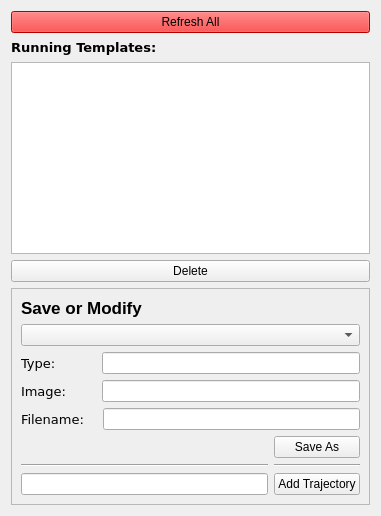
     <widget class="QWidget" name="server_tab">
      <attribute name="title">
       <string>Server</string>
      </attribute>
      <layout class="QGridLayout" name="gridLayout_5">
       <item row="1" column="0">
        <layout class="QGridLayout" name="gridLayout_3">
         <item row="0" column="0">
          <layout class="QVBoxLayout" name="verticalLayout_2">
           <item>
            <layout class="QGridLayout" name="gridLayout_2"/>
           </item>
           <item>
            <widget class="QLabel" name="running_label">
             <property name="font">
              <font>
               <family>Verdana</family>
               <pointsize>10</pointsize>
               <weight>75</weight>
               <bold>true</bold>
              </font>
             </property>
             <property name="text">
              <string>Running Templates:</string>
             </property>
            </widget>
           </item>
          </layout>
         </item>
         <item row="1" column="0">
          <widget class="QListWidget" name="server_output_status">
           <property name="enabled">
            <bool>true</bool>
           </property>
          </widget>
         </item>
         <item row="3" column="0">
          <widget class="QFrame" name="frame_2">
           <property name="frameShape">
            <enum>QFrame::StyledPanel</enum>
           </property>
           <property name="frameShadow">
            <enum>QFrame::Raised</enum>
           </property>
           <layout class="QGridLayout" name="gridLayout_10">
            <item row="3" column="0" colspan="2">
             <layout class="QHBoxLayout" name="horizontalLayout_14">
              <item>
               <widget class="QLabel" name="image_label">
                <property name="font">
                 <font>
                  <family>Verdana</family>
                  <pointsize>10</pointsize>
                  <weight>50</weight>
                  <bold>false</bold>
                 </font>
                </property>
                <property name="text">
                 <string>Image:</string>
                </property>
               </widget>
              </item>
              <item>
               <spacer name="horizontalSpacer_6">
                <property name="orientation">
                 <enum>Qt::Horizontal</enum>
                </property>
                <property name="sizeType">
                 <enum>QSizePolicy::Maximum</enum>
                </property>
                <property name="sizeHint" stdset="0">
                 <size>
                  <width>29</width>
                  <height>20</height>
                 </size>
                </property>
               </spacer>
              </item>
              <item>
               <widget class="QLineEdit" name="new_image"/>
              </item>
             </layout>
            </item>
            <item row="5" column="0">
             <spacer name="horizontalSpacer_8">
              <property name="orientation">
               <enum>Qt::Horizontal</enum>
              </property>
              <property name="sizeHint" stdset="0">
               <size>
                <width>247</width>
                <height>18</height>
               </size>
              </property>
             </spacer>
            </item>
            <item row="5" column="1">
             <widget class="QPushButton" name="save_as_button">
              <property name="text">
               <string>Save As</string>
              </property>
             </widget>
            </item>
            <item row="1" column="0" colspan="2">
             <widget class="QComboBox" name="save_template_combo_box"/>
            </item>
            <item row="4" column="0" colspan="2">
             <layout class="QHBoxLayout" name="horizontalLayout_15">
              <item>
               <widget class="QLabel" name="filename_label">
                <property name="font">
                 <font>
                  <family>Verdana</family>
                  <pointsize>10</pointsize>
                  <weight>50</weight>
                  <bold>false</bold>
                 </font>
                </property>
                <property name="text">
                 <string>Filename: </string>
                </property>
               </widget>
              </item>
              <item>
               <spacer name="horizontalSpacer_7">
                <property name="orientation">
                 <enum>Qt::Horizontal</enum>
                </property>
                <property name="sizeType">
                 <enum>QSizePolicy::Maximum</enum>
                </property>
                <property name="sizeHint" stdset="0">
                 <size>
                  <width>8</width>
                  <height>20</height>
                 </size>
                </property>
               </spacer>
              </item>
              <item>
               <widget class="QLineEdit" name="new_filename"/>
              </item>
             </layout>
            </item>
            <item row="2" column="0" colspan="2">
             <layout class="QHBoxLayout" name="horizontalLayout_13">
              <item>
               <widget class="QLabel" name="type_label">
                <property name="font">
                 <font>
                  <family>Verdana</family>
                  <pointsize>10</pointsize>
                  <weight>50</weight>
                  <bold>false</bold>
                 </font>
                </property>
                <property name="text">
                 <string>Type:</string>
                </property>
               </widget>
              </item>
              <item>
               <spacer name="horizontalSpacer_5">
                <property name="orientation">
                 <enum>Qt::Horizontal</enum>
                </property>
                <property name="sizeType">
                 <enum>QSizePolicy::Maximum</enum>
                </property>
                <property name="sizeHint" stdset="0">
                 <size>
                  <width>40</width>
                  <height>20</height>
                 </size>
                </property>
               </spacer>
              </item>
              <item>
               <widget class="QLineEdit" name="new_save_type"/>
              </item>
             </layout>
            </item>
            <item row="7" column="0">
             <widget class="QLineEdit" name="new_traj_name"/>
            </item>
            <item row="7" column="1">
             <widget class="QPushButton" name="add_traj_button">
              <property name="text">
               <string>Add Trajectory</string>
              </property>
             </widget>
            </item>
            <item row="6" column="0">
             <widget class="Line" name="line">
              <property name="orientation">
               <enum>Qt::Horizontal</enum>
              </property>
             </widget>
            </item>
            <item row="6" column="1">
             <widget class="Line" name="line_2">
              <property name="orientation">
               <enum>Qt::Horizontal</enum>
              </property>
             </widget>
            </item>
            <item row="0" column="0">
             <widget class="QLabel" name="label_6">
              <property name="font">
               <font>
                <pointsize>13</pointsize>
                <weight>75</weight>
                <bold>true</bold>
               </font>
              </property>
              <property name="text">
               <string>Save or Modify</string>
              </property>
             </widget>
            </item>
           </layout>
          </widget>
         </item>
         <item row="2" column="0">
          <widget class="QPushButton" name="delete_template_button">
           <property name="text">
            <string>Delete</string>
           </property>
          </widget>
         </item>
        </layout>
       </item>
       <item row="0" column="0">
        <widget class="QPushButton" name="refresh_button">
         <property name="palette">
          <palette>
           <active>
            <colorrole role="WindowText">
             <brush brushstyle="SolidPattern">
              <color alpha="255">
               <red>0</red>
               <green>0</green>
               <blue>0</blue>
              </color>
             </brush>
            </colorrole>
            <colorrole role="Button">
             <brush brushstyle="SolidPattern">
              <color alpha="255">
               <red>255</red>
               <green>0</green>
               <blue>0</blue>
              </color>
             </brush>
            </colorrole>
            <colorrole role="Light">
             <brush brushstyle="SolidPattern">
              <color alpha="255">
               <red>255</red>
               <green>127</green>
               <blue>127</blue>
              </color>
             </brush>
            </colorrole>
            <colorrole role="Midlight">
             <brush brushstyle="SolidPattern">
              <color alpha="255">
               <red>255</red>
               <green>63</green>
               <blue>63</blue>
              </color>
             </brush>
            </colorrole>
            <colorrole role="Dark">
             <brush brushstyle="SolidPattern">
              <color alpha="255">
               <red>127</red>
               <green>0</green>
               <blue>0</blue>
              </color>
             </brush>
            </colorrole>
            <colorrole role="Mid">
             <brush brushstyle="SolidPattern">
              <color alpha="255">
               <red>170</red>
               <green>0</green>
               <blue>0</blue>
              </color>
             </brush>
            </colorrole>
            <colorrole role="Text">
             <brush brushstyle="SolidPattern">
              <color alpha="255">
               <red>0</red>
               <green>0</green>
               <blue>0</blue>
              </color>
             </brush>
            </colorrole>
            <colorrole role="BrightText">
             <brush brushstyle="SolidPattern">
              <color alpha="255">
               <red>255</red>
               <green>255</green>
               <blue>255</blue>
              </color>
             </brush>
            </colorrole>
            <colorrole role="ButtonText">
             <brush brushstyle="SolidPattern">
              <color alpha="255">
               <red>0</red>
               <green>0</green>
               <blue>0</blue>
              </color>
             </brush>
            </colorrole>
            <colorrole role="Base">
             <brush brushstyle="SolidPattern">
              <color alpha="255">
               <red>255</red>
               <green>255</green>
               <blue>255</blue>
              </color>
             </brush>
            </colorrole>
            <colorrole role="Window">
             <brush brushstyle="SolidPattern">
              <color alpha="255">
               <red>255</red>
               <green>0</green>
               <blue>0</blue>
              </color>
             </brush>
            </colorrole>
            <colorrole role="Shadow">
             <brush brushstyle="SolidPattern">
              <color alpha="255">
               <red>0</red>
               <green>0</green>
               <blue>0</blue>
              </color>
             </brush>
            </colorrole>
            <colorrole role="AlternateBase">
             <brush brushstyle="SolidPattern">
              <color alpha="255">
               <red>255</red>
               <green>127</green>
               <blue>127</blue>
              </color>
             </brush>
            </colorrole>
            <colorrole role="ToolTipBase">
             <brush brushstyle="SolidPattern">
              <color alpha="255">
               <red>255</red>
               <green>255</green>
               <blue>220</blue>
              </color>
             </brush>
            </colorrole>
            <colorrole role="ToolTipText">
             <brush brushstyle="SolidPattern">
              <color alpha="255">
               <red>0</red>
               <green>0</green>
               <blue>0</blue>
              </color>
             </brush>
            </colorrole>
           </active>
           <inactive>
            <colorrole role="WindowText">
             <brush brushstyle="SolidPattern">
              <color alpha="255">
               <red>0</red>
               <green>0</green>
               <blue>0</blue>
              </color>
             </brush>
            </colorrole>
            <colorrole role="Button">
             <brush brushstyle="SolidPattern">
              <color alpha="255">
               <red>255</red>
               <green>0</green>
               <blue>0</blue>
              </color>
             </brush>
            </colorrole>
            <colorrole role="Light">
             <brush brushstyle="SolidPattern">
              <color alpha="255">
               <red>255</red>
               <green>127</green>
               <blue>127</blue>
              </color>
             </brush>
            </colorrole>
            <colorrole role="Midlight">
             <brush brushstyle="SolidPattern">
              <color alpha="255">
               <red>255</red>
               <green>63</green>
               <blue>63</blue>
              </color>
             </brush>
            </colorrole>
            <colorrole role="Dark">
             <brush brushstyle="SolidPattern">
              <color alpha="255">
               <red>127</red>
               <green>0</green>
               <blue>0</blue>
              </color>
             </brush>
            </colorrole>
            <colorrole role="Mid">
             <brush brushstyle="SolidPattern">
              <color alpha="255">
               <red>170</red>
               <green>0</green>
               <blue>0</blue>
              </color>
             </brush>
            </colorrole>
            <colorrole role="Text">
             <brush brushstyle="SolidPattern">
              <color alpha="255">
               <red>0</red>
               <green>0</green>
               <blue>0</blue>
              </color>
             </brush>
            </colorrole>
            <colorrole role="BrightText">
             <brush brushstyle="SolidPattern">
              <color alpha="255">
               <red>255</red>
               <green>255</green>
               <blue>255</blue>
              </color>
             </brush>
            </colorrole>
            <colorrole role="ButtonText">
             <brush brushstyle="SolidPattern">
              <color alpha="255">
               <red>0</red>
               <green>0</green>
               <blue>0</blue>
              </color>
             </brush>
            </colorrole>
            <colorrole role="Base">
             <brush brushstyle="SolidPattern">
              <color alpha="255">
               <red>255</red>
               <green>255</green>
               <blue>255</blue>
              </color>
             </brush>
            </colorrole>
            <colorrole role="Window">
             <brush brushstyle="SolidPattern">
              <color alpha="255">
               <red>255</red>
               <green>0</green>
               <blue>0</blue>
              </color>
             </brush>
            </colorrole>
            <colorrole role="Shadow">
             <brush brushstyle="SolidPattern">
              <color alpha="255">
               <red>0</red>
               <green>0</green>
               <blue>0</blue>
              </color>
             </brush>
            </colorrole>
            <colorrole role="AlternateBase">
             <brush brushstyle="SolidPattern">
              <color alpha="255">
               <red>255</red>
               <green>127</green>
               <blue>127</blue>
              </color>
             </brush>
            </colorrole>
            <colorrole role="ToolTipBase">
             <brush brushstyle="SolidPattern">
              <color alpha="255">
               <red>255</red>
               <green>255</green>
               <blue>220</blue>
              </color>
             </brush>
            </colorrole>
            <colorrole role="ToolTipText">
             <brush brushstyle="SolidPattern">
              <color alpha="255">
               <red>0</red>
               <green>0</green>
               <blue>0</blue>
              </color>
             </brush>
            </colorrole>
           </inactive>
           <disabled>
            <colorrole role="WindowText">
             <brush brushstyle="SolidPattern">
              <color alpha="255">
               <red>127</red>
               <green>0</green>
               <blue>0</blue>
              </color>
             </brush>
            </colorrole>
            <colorrole role="Button">
             <brush brushstyle="SolidPattern">
              <color alpha="255">
               <red>255</red>
               <green>0</green>
               <blue>0</blue>
              </color>
             </brush>
            </colorrole>
            <colorrole role="Light">
             <brush brushstyle="SolidPattern">
              <color alpha="255">
               <red>255</red>
               <green>127</green>
               <blue>127</blue>
              </color>
             </brush>
            </colorrole>
            <colorrole role="Midlight">
             <brush brushstyle="SolidPattern">
              <color alpha="255">
               <red>255</red>
               <green>63</green>
               <blue>63</blue>
              </color>
             </brush>
            </colorrole>
            <colorrole role="Dark">
             <brush brushstyle="SolidPattern">
              <color alpha="255">
               <red>127</red>
               <green>0</green>
               <blue>0</blue>
              </color>
             </brush>
            </colorrole>
            <colorrole role="Mid">
             <brush brushstyle="SolidPattern">
              <color alpha="255">
               <red>170</red>
               <green>0</green>
               <blue>0</blue>
              </color>
             </brush>
            </colorrole>
            <colorrole role="Text">
             <brush brushstyle="SolidPattern">
              <color alpha="255">
               <red>127</red>
               <green>0</green>
               <blue>0</blue>
              </color>
             </brush>
            </colorrole>
            <colorrole role="BrightText">
             <brush brushstyle="SolidPattern">
              <color alpha="255">
               <red>255</red>
               <green>255</green>
               <blue>255</blue>
              </color>
             </brush>
            </colorrole>
            <colorrole role="ButtonText">
             <brush brushstyle="SolidPattern">
              <color alpha="255">
               <red>127</red>
               <green>0</green>
               <blue>0</blue>
              </color>
             </brush>
            </colorrole>
            <colorrole role="Base">
             <brush brushstyle="SolidPattern">
              <color alpha="255">
               <red>255</red>
               <green>0</green>
               <blue>0</blue>
              </color>
             </brush>
            </colorrole>
            <colorrole role="Window">
             <brush brushstyle="SolidPattern">
              <color alpha="255">
               <red>255</red>
               <green>0</green>
               <blue>0</blue>
              </color>
             </brush>
            </colorrole>
            <colorrole role="Shadow">
             <brush brushstyle="SolidPattern">
              <color alpha="255">
               <red>0</red>
               <green>0</green>
               <blue>0</blue>
              </color>
             </brush>
            </colorrole>
            <colorrole role="AlternateBase">
             <brush brushstyle="SolidPattern">
              <color alpha="255">
               <red>255</red>
               <green>0</green>
               <blue>0</blue>
              </color>
             </brush>
            </colorrole>
            <colorrole role="ToolTipBase">
             <brush brushstyle="SolidPattern">
              <color alpha="255">
               <red>255</red>
               <green>255</green>
               <blue>220</blue>
              </color>
             </brush>
            </colorrole>
            <colorrole role="ToolTipText">
             <brush brushstyle="SolidPattern">
              <color alpha="255">
               <red>0</red>
               <green>0</green>
               <blue>0</blue>
              </color>
             </brush>
            </colorrole>
           </disabled>
          </palette>
         </property>
         <property name="text">
          <string>Refresh All</string>
         </property>
        </widget>
       </item>
      </layout>
     </widget>
